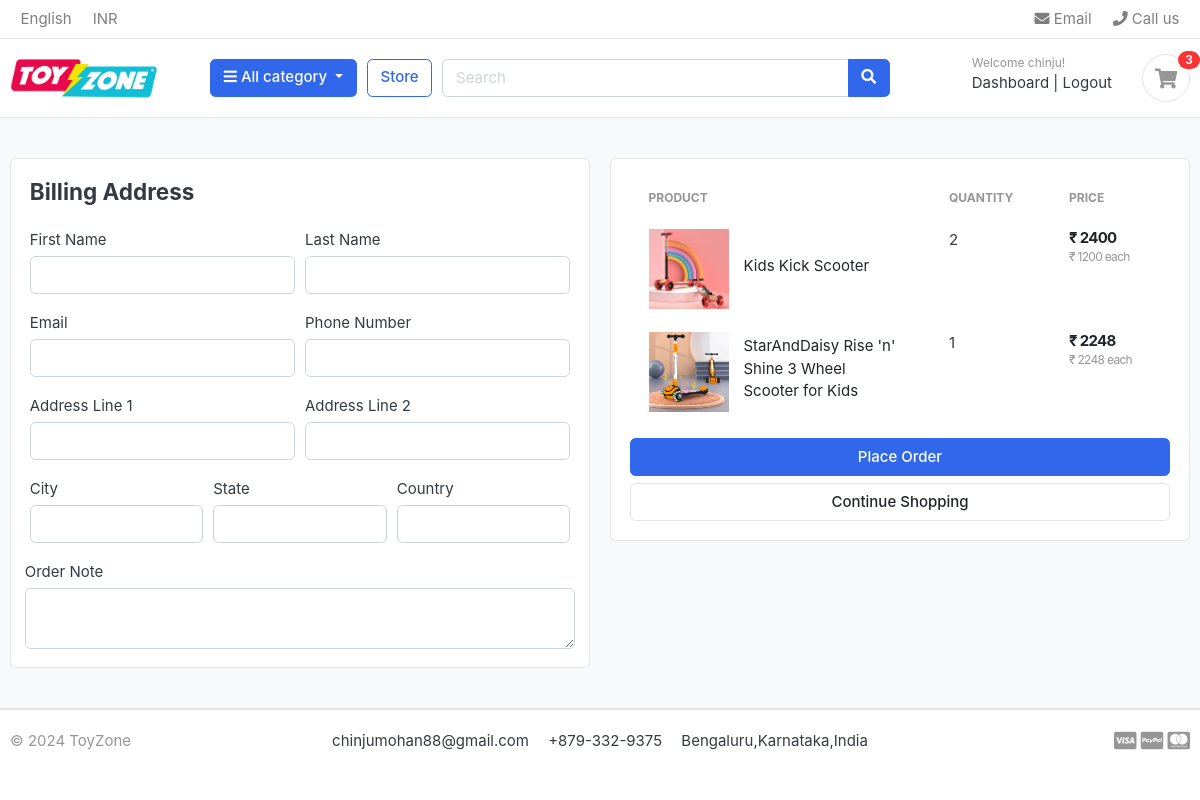
The app's page /cart/checkout/ (signed in) with its own data.
### accounts/models.py (models this page shows, shortened)
class Account(AbstractBaseUser):
    first_name      = models.CharField(max_length=50)
    last_name       = models.CharField(max_length=50)
    username        = models.CharField(max_length=50, unique=True)
    email           = models.EmailField(max_length=100, unique=True)
    phone_number    = models.CharField(max_length=50)
    date_joined     = models.DateTimeField(auto_now_add=True)
    last_login      = models.DateTimeField(auto_now_add=True)
    is_admin        = models.BooleanField(default=False)
    is_staff        = models.BooleanField(default=False)
    is_active        = models.BooleanField(default=False)
    is_superadmin        = models.BooleanField(default=False)
    USERNAME_FIELD = 'email'
    REQUIRED_FIELDS = ['username', 'first_name', 'last_name']
    objects = MyAccountManager()

### carts/models.py (models this page shows, shortened)
class CartItem(models.Model):
    user = models.ForeignKey(Account, on_delete=models.CASCADE, null=True)
    product = models.ForeignKey(Product, on_delete=models.CASCADE)
    variations = models.ManyToManyField(Variation, blank=True)
    cart    = models.ForeignKey(Cart, on_delete=models.CASCADE, null=True)
    quantity = models.IntegerField()
    is_active = models.BooleanField(default=True)
    def sub_total(self):
        return self.product.price * self.quantity

### store/models.py (models this page shows, shortened)
class Product(models.Model):
    product_name    = models.CharField(max_length=200, unique=True)
    slug            = models.SlugField(max_length=200, unique=True)
    description     = models.TextField(max_length=500, blank=True)
    price           = models.IntegerField()
    images          = models.ImageField(upload_to='photos/products')
    stock           = models.IntegerField()
    is_available    = models.BooleanField(default=True)
    category        = models.ForeignKey(Category, on_delete=models.CASCADE)
    created_date    = models.DateTimeField(auto_now_add=True)
    modified_date   = models.DateTimeField(auto_now=True)
    def get_url(self):
        return reverse('product_detail', args=[self.category.slug, self.slug])

### carts/views.py (the view)
# urls.py: path('checkout/', views.checkout, name='checkout'),
@login_required(login_url='login')
def checkout(request, total=0, quantity=0, cart_items=None):
    try:
        tax = 0
        grand_total = 0
        if request.user.is_authenticated:
            cart_items = CartItem.objects.filter(user=request.user, is_active=True)
        else:
            cart = Cart.objects.get(cart_id=_cart_id(request))
            cart_items = CartItem.objects.filter(cart=cart, is_active=True)
        for cart_item in cart_items:
            total += (cart_item.product.price * cart_item.quantity)
            quantity += cart_item.quantity
        tax = (2 * total)/100
        grand_total = total + tax
    except ObjectDoesNotExist:
        pass #just ignore
    context = {
        'total': total,
        'quantity': quantity,
        'cart_items': cart_items,
        'tax'       : tax,
        'grand_total': grand_total,
    }
    return render(request, 'store/checkout.html', context)

### carts/context_processors.py (called while the page is built)
def counter(request):
    cart_count = 0
    if 'admin' in request.path:
        return {}
    else:
        try:
            cart = Cart.objects.filter(cart_id=_cart_id(request))
            if request.user.is_authenticated:
                cart_items = CartItem.objects.all().filter(user=request.user)
            else:
                cart_items = CartItem.objects.all().filter(cart=cart[:1])
            for cart_item in cart_items:
                cart_count += cart_item.quantity
        except Cart.DoesNotExist:
            cart_count = 0
    return dict(cart_count=cart_count)

### carts/views.py (called while the page is built)
def _cart_id(request):
    cart = request.session.session_key
    if not cart:
        cart = request.session.create()
    return cart

### core/context_processors.py (called while the page is built)
def menu_links(request):
    links=Category.objects.all()
    return dict(links=links)

### core/models.py (called while the page is built)
    def get_url(self):
            return reverse('products_by_category',args=[self.slug])

### store/templates/store/checkout.html (shortened to what this page needs)
{% extends 'base.html' %}
{% load static %}
{% block content %}
<section class="section-content padding-y bg">
<div class="container">
<div class="row">
	<aside class="col-lg-6">
<div class="card">
  <div class="card-body">
    <h4 class="card-title mb-4">Billing Address</h4>
    <form action="{% url 'place_order' %}" method="POST">
      <div class="form-row">
        <div class="col form-group">
          <label for="">First Name</label>
          <input type="text" name="first_name" class="form-control" required>
        </div>
        <div class="col form-group">
          <label for="">Last Name</label>
          <input type="text" name="last_name" class="form-control" required>
        </div>
      </div>
      <div class="form-row">
        <div class="col form-group">
          <label for="">Email</label>
          <input type="email" name="email" class="form-control" required>
        </div>
        <div class="col form-group">
          <label for="">Phone Number</label>
          <input type="text" name="phone" class="form-control" required>
        </div>
      </div>
      <div class="form-row">
        <div class="col form-group">
          <label for="">Address Line 1</label>
          <input type="text" name="address_line_1" class="form-control" required>
        </div>
        <div class="col form-group">
          <label for="">Address Line 2</label>
          <input type="text" name="address_line_2" class="form-control">
        </div>
      </div>
      <div class="form-row">
        <div class="col form-group">
          <label for="">City</label>
          <input type="text" name="city" class="form-control" required>
        </div>
        <div class="col form-group">
          <label for="">State</label>
          <input type="text" name="state" class="form-control" required>
        </div>
        <div class="col form-group">
          <label for="">Country</label>
          <input type="text" name="country" class="form-control" required>
        </div>
        </div>
        <div class="form-row">
          <label for="">Order Note</label>
          <textarea name="order_note" rows="2" class="form-control"></textarea>
        </div>
  </div>
</div>
	</aside>
	<aside class="col-lg-6">
		<div class="card">
		<div class="card-body">
      <table class="table table-borderless table-shopping-cart">
      <thead class="text-muted">
      <tr class="small text-uppercase">
        <th scope="col">Product</th>
        <th scope="col" width="120">Quantity</th>
        <th scope="col" width="120">Price</th>
      </tr>
      </thead>
      <tbody>
      {% for cart_item in cart_items %}
      <tr>
      	<td>
      		<figure class="itemside align-items-center">
      			<div class="aside"><img src="{{ cart_item.product.images.url }}" class="img-sm"></div>
      			<figcaption class="info">
      				<a href="{{ cart_item.product.get_url }}" class="title text-dark">{{ cart_item.product.product_name }}</a>
      			</figcaption>
      		</figure>
      	</td>
      	<td>
      				<label for="">{{cart_item.quantity}}</label>
      	</td>
      	<td>
      		<div class="price-wrap">
      			<var class="price">₹ {{ cart_item.sub_total }}</var>
      			<small class="text-muted"> ₹ {{ cart_item.product.price }} each </small>
      		</div>
      	</td>
      </tr>
      {% endfor %}
      </tbody>
      </table>
      <button type="submit" name="submit" class="btn btn-primary btn-block">Place Order</button>
			<a href="{% url 'store' %}" class="btn btn-light btn-block">Continue Shopping</a>
		</div>
		</div>
</aside>
</div>
</div>
</section>
{% endblock %}

### core/templates/includes/navbar.html (shortened to what this page needs)
{% load static %}
<!DOCTYPE html>
<html lang="en">
<head>
</head>
<body>
    <header class="section-header">
        <nav class="navbar p-md-0 navbar-expand-sm navbar-light border-bottom">
            <div class="container">
                <div class="collapse navbar-collapse" id="navbarTop4">
                    <ul class="navbar-nav mr-auto">
                        <li class="nav-item dropdown">
                            <a href="#" class="nav-link">English</a>
                        </li>
                        <li class="nav-item dropdown">
                            <a href="#" class="nav-link">INR</a>
                        </li>
                    </ul>
                    <ul class="navbar-nav">
                        <li><a href="#" class="nav-link"> <i class="fa fa-envelope"></i> Email </a></li>
                        <li><a href="#" class="nav-link"> <i class="fa fa-phone"></i> Call us </a></li>
                    </ul>
                </div>
            </div>
        </nav>
        <section class="header-main border-bottom">
            <div class="container">
                <div class="row align-items-center">
                    <div class="col-lg-2 col-md-3 col-6">
                        <a href="{% url 'home' %}" class="brand-wrap">
                            <img class="logo" src="{% static 'images/logo2.png' %}" alt="ToyZone">
                        </a>
                    </div>
                    <div class="col-lg col-sm col-md col-6 flex-grow-0">
                        <div class="category-wrap dropdown d-inline-block float-right">
                            <button type="button" class="btn btn-primary dropdown-toggle" data-toggle="dropdown">
                                <i class="fa fa-bars"></i> All category
                            </button>
                        </div>
                    </div>
                    <a href="{% url 'store' %}" class="btn btn-outline-primary">Store</a>
                    <div class="col-lg col-md-6 col-sm-12 col">
                        <form action="{% url 'search' %}" class="search" method="GET">
                            <div class="input-group w-100">
                                <input type="text" class="form-control" style="width:60%;" placeholder="Search" name="keyword">
                                <div class="input-group-append">
                                    <button class="btn btn-primary" type="submit">
                                        <i class="fa fa-search"></i>
                                    </button>
                                </div>
                            </div>
                        </form>
                    </div>
                    <div class="col-lg-3 col-sm-6 col-8 order-2 order-lg-3">
                        <div class="d-flex justify-content-end mb-3 mb-lg-0">
                            {% if user.id is None %}
                                <div class="widget-header">
                                    <small class="title text-muted">Welcome guest!</small>
                                    <div>
                                        <a href="{% url 'login' %}">Sign in</a> <span class="dark-transp"> | </span>
                                        <a href="{% url 'register' %}"> Register</a>
                                    </div>
                                </div>
                            {% else %}
                                <div class="widget-header">
                                    <small class="title text-muted">Welcome {{user.first_name}}!</small>
                                    <div>
                                        <a href="{% url 'dashboard' %}">Dashboard</a> <span class="dark-transp"> | </span>
                                        <a href="{% url 'logout' %}"> Logout</a>
                                    </div>
                                 </div>
                            {% endif %}
                            <a href="{% url 'cart' %}" class="widget-header pl-3 ml-3">
                                <div class="icon icon-sm rounded-circle border"><i class="fa fa-shopping-cart"></i></div>
                                <span class="badge badge-pill badge-danger notify">{{cart_count}}</span>
                            </a>
                        </div>
                    </div>
                </div>
            </div>
        </section>
    </header>
</body>
</html>

### core/static/css/ui.css (style rules this page uses)
html { font-family: "Inter", sans-serif; font-size: 15px; }
.price-wrap { letter-spacing: -0.7px; }
.icon-xs, .icon-sm, .icon-md, .icon-lg { display: inline-block; text-align: center; flex-shrink: 0; flex-grow: 0; }
.icon-sm { width: 48px; height: 48px; line-height: 48px !important; font-size: 20px; }
.img-xs, .img-sm, .img-md, .img-lg { -o-object-fit: cover; object-fit: cover; flex-shrink: 0; flex-grow: 0; }
.img-sm { width: 80px; height: 80px; }
.padding-y { padding-top: 40px; padding-bottom: 40px; }
var { font-style: normal; }
figure { margin-bottom: 0; }
article:after, .form-group:after { display: block; clear: both; content: ""; }
.bg { background-color: #f8f9fa; }
.header-main { position: relative; padding-top: 1rem; padding-bottom: 1rem; }
.brand-wrap .logo, .navbar-brand .logo { margin-right: 7px; max-height: 42px; display: inline-block; }
.widget-header { display: inline-block; vertical-align: middle; position: relative; }
.widget-header a { color: #343a40; }
.widget-header i { color: #969696; }
.widget-header .title { display: block; }
.widget-header .notify { position: absolute; top: -3px; right: -10px; }
.btn-light { background-color: #fff; border-color: #e4e4e4; }
.itemside { position: relative; display: flex; width: 100%; }
.itemside .aside { position: relative; flex-shrink: 0; }
.itemside .info { padding-left: 15px; padding-right: 7px; }
.itemside .title { display: block; margin-bottom: 5px; color: #212529; }
.notify { position: absolute; top: -4px; right: -10px; display: inline-block; padding: 0.25em 0.6em; font-size: 12px; line-height: 1; text-align: center; border-radius: 3rem; color: #fff; background-color: #fa3434; }
.price { font-weight: 600; color: #212529; }
.table-shopping-cart.table td, .table-shopping-cart.table th { padding-left: 1.25rem; padding-right: 1.25rem; }
.table-shopping-cart .price-wrap { line-height: 1.2; }
.table-shopping-cart .price { font-weight: bold; margin-right: 5px; display: block; }

### records on screen
Account: first_name "chinju"
CartItem: product.images (picture), product.product_name "Kids Kick Scooter", quantity "2", sub_total "2400", product.price "1200"
CartItem: product.images (picture), product.product_name "StarAndDaisy Rise 'n' Shine 3 Wheel Scooter for Kids", quantity "1", sub_total "2248", product.price "2248"

### other values on screen
{{ cart_count }} "3"
